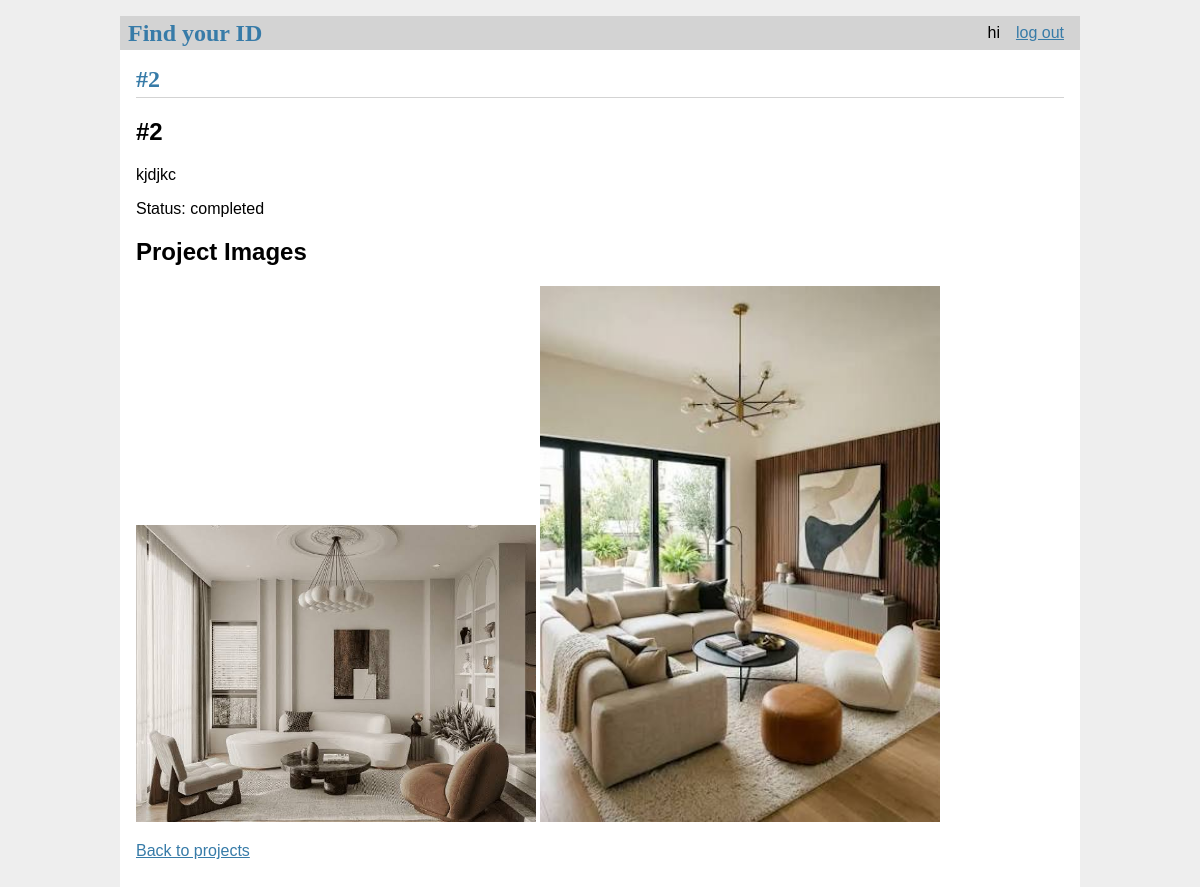
Before: /projects/2 (signed in) with the older database file.
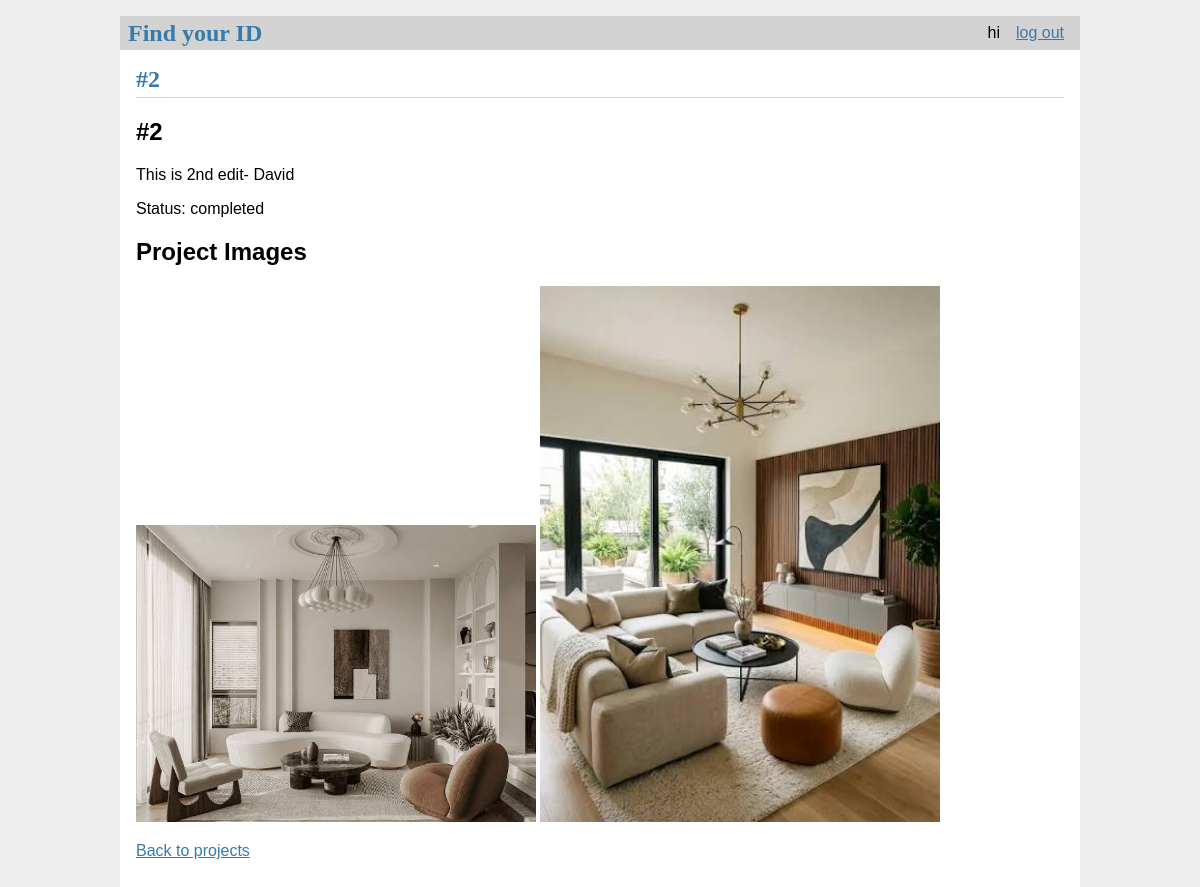
After: the same page with the newer database file.
### tables this page shows
CREATE TABLE idp(
    id integer primary key autoincrement,
    designer_id integer not null,
    category_id integer,
    title text not null,
    houseType text not null, 
    description text,
    status text not null default 'completed'
        check (status in ('ongoing', 'completed')),
    created timestamp not null default current_timestamp,
    foreign key (designer_id) references designer (userID),
    foreign key (category_id) references category (id)
);

### myfirstapp/boundaries/home.py (the view)
@bp.route('/projects/<int:idp_id>')
def project_detail(idp_id):
    project = IDP.find(idp_id)
    if project is None:
        abort(404)
    images = IDPMedia.find_by_idp(idp_id)
    viewer_id = g.user['id'] if g.user is not None else None
    if viewer_id != project['designer_id']:
        IDPView.record(idp_id, viewer_id)
    return render_template(
        'home/project_detail.html',
        project=project,
        images=images
    )

### myfirstapp/boundaries/auth.py (called while the page is built)
@bp.before_app_request
def load_logged_in_user():
    user_id = session.get('user_id')
    if user_id is None:
        g.user = None
    else:
        g.user = Users.get_info(user_id) #query to store data in g.user

### myfirstapp/db.py (called while the page is built)
def get_db(): #called when app has been created and is handling a request
    if 'db' not in g:
        g.db = sqlite3.connect( #establishes connection to the file pointed by DATABASE in create_app in __init__.py
            current_app.config['DATABASE'],
            detect_types=sqlite3.PARSE_DECLTYPES
        )
        g.db.row_factory = sqlite3.Row #tells the connection to return rows that behave like dicts --> columns can be accessed by name
    return g.db

### myfirstapp/entities/idp.py (called while the page is built)
    @staticmethod
    def find(idp_id):
        return get_db().execute(
            'SELECT p.id, p.designer_id, p.houseType, p.category_id, p.title, p.description,'
            ' p.status, p.created, c.name AS category_name'
            ' FROM idp p LEFT JOIN category c ON p.category_id = c.id'
            ' WHERE p.id = ?',
            (idp_id,),
        ).fetchone()

### myfirstapp/entities/user.py (called while the page is built)
    @staticmethod
    def get_info(id):
        return get_db().execute('SELECT * FROM user WHERE id = ?', (id,)).fetchone()

### myfirstapp/templates/home/project_detail.html (shortened to what this page needs)
{% extends 'base.html' %}
{% block header %}
<h1>{% block title %}{{ project['title'] }}{% endblock %}</h1>
{% endblock %}
{% block content %}
<h2>{{ project['title'] }}</h2>
<p>{{ project['description'] or '' }}</p>
<p>Status: {{ project['status'] }}</p>
<h2>Project Images</h2>
{% for image in images %}
  <img
    src="{{ url_for('static', filename='uploads/' + image['link']) }}"
    alt="{{ image['caption'] or project['title'] }}"
    style="max-width:400px; width:100%; height:auto;"
  >
{% else %}
  <p>No images uploaded.</p>
{% endfor %}
<p>
  <a href="{{ url_for('home.index') }}">Back to projects</a>
</p>
{% endblock %}

Changed rows visible on the page:
changed idp "completed": description "kjdjkc" → "This is 2nd edit- David"
